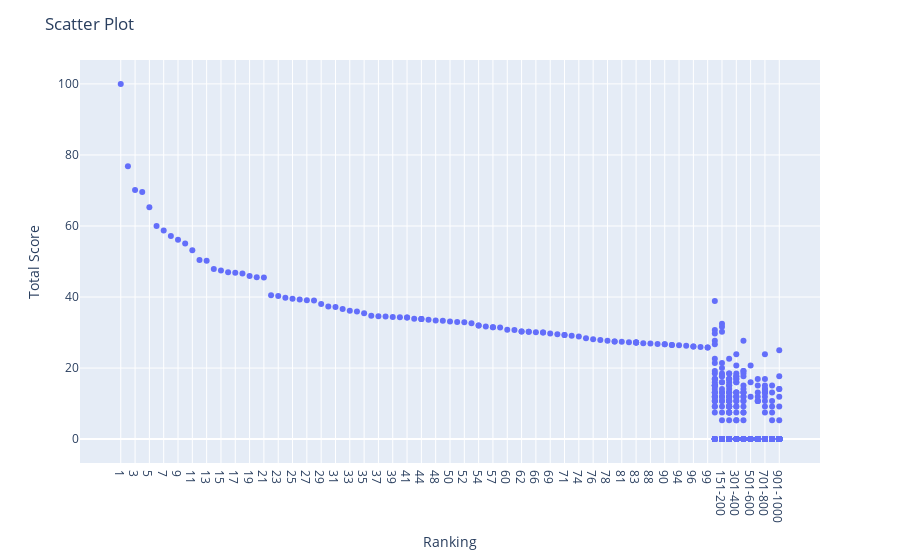

The notebook cell this image was saved under:
### Markdown cell above
**Categorical & numerical --> (scatter plot, histogram, box plot)**

### Code cell
fig = px.scatter(df,x='Ranking', y='Total Score' )
fig.update_layout(title='Scatter Plot',
                   xaxis_title='Ranking',
                   yaxis_title='Total Score')
fig.show()

### Figure 1 — Plotly figure (JSON) as saved in the notebook; plotly's stock layout.template omitted (floating-point values rounded to 4 significant figures; data arrays with more than 128 entries replaced by an {"elided": "..."} marker saying what was removed)
{"data": [{"hovertemplate": "Ranking=%{x}<br>Total Score=%{y}<extra></extra>", "legendgroup": "", "marker": {"color": "#636efa", "symbol": "circle"}, "mode": "markers", "name": "", "orientation": "v", "showlegend": false, "type": "scatter", "x": {"elided": "1000 str values"}, "xaxis": "x", "y": {"elided": "1000 float values"}, "yaxis": "y"}], "layout": {"legend": {"tracegroupgap": 0}, "margin": {"t": 60}, "title": {"text": "Scatter Plot"}, "xaxis": {"anchor": "y", "domain": [0, 1], "title": {"text": "Ranking"}}, "yaxis": {"anchor": "x", "domain": [0, 1], "title": {"text": "Total Score"}}}}
